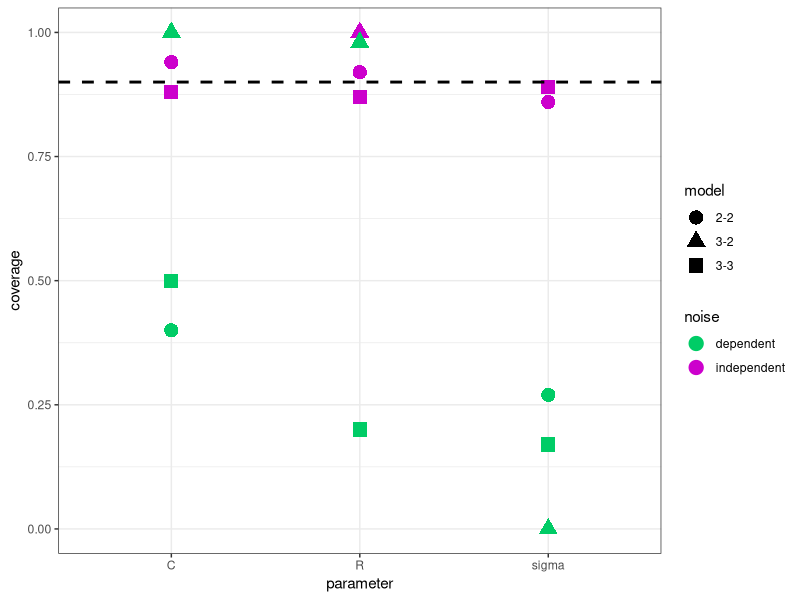
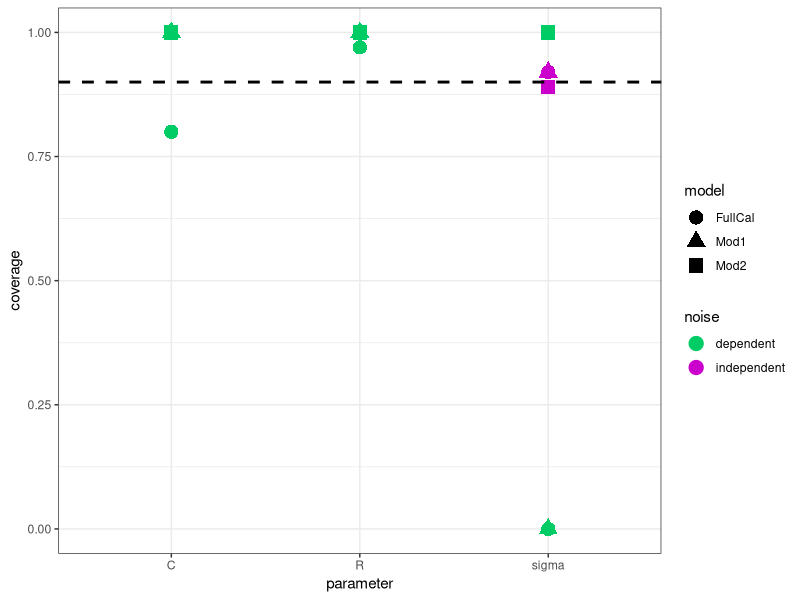
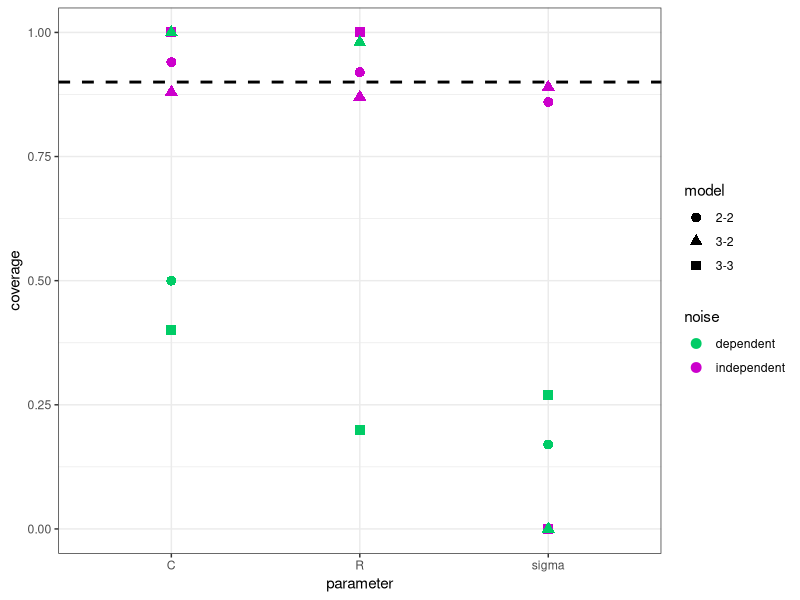

Source code (R) for these figures, in order:
library(ggpubr)
library(GGally)

#EXPERIMENT 1  ###################################################################
coverage_22 <- data.frame(coverage = c(0.94, 0.92, 0.86, 0.40,0.20,0.27), parameter = c(rep(c("C", "R", "sigma"),2)), 
                          noise = c(rep("independent", 3), rep("dependent",3)), model = rep("2-2",2))
coverage_33 <- data.frame(coverage = c(0.88, 0.87, 0.89, 0.50,0.20,0.17), parameter = c(rep(c("C", "R", "sigma"),2)), 
                          noise = c(rep("independent", 3), rep("dependent",3)), model = rep("3-3",2))
coverage_32 <- data.frame(coverage = c(1.0, 1.0, 0, 1.0,0.98,0), parameter = c(rep(c("C", "R", "sigma"),2)), 
                          noise = c(rep("independent", 3), rep("dependent",3)), model = rep("3-2",2))


coverage_df <- rbind(coverage_22,coverage_33, coverage_32)


ggplot(data = coverage_df, aes(x = parameter, y = coverage, color = noise))+
  geom_point(aes(shape = model),size = 4.5)+
  geom_hline(yintercept = 0.9, size = 1, linetype = "dashed")+
  scale_color_manual(values=c('#00CC66','#CC00CC'))+
  theme_bw()


# EXPERIMENT 2 ###################################################################
coverage_fc <- data.frame(coverage = c(1, 1, 0.92, 0.8,0.97,0), parameter = c(rep(c("C", "R", "sigma"),2)), 
                          noise = c(rep("independent", 3), rep("dependent",3)), model = rep("FullCal",2) )
coverage_m1 <- data.frame(coverage = c(1, 1, 0.92, 1,1,0), parameter = c(rep(c("C", "R", "sigma"),2)), 
                          noise = c(rep("independent", 3), rep("dependent",3)), model = rep("Mod1",2))
coverage_m2 <- data.frame(coverage = c(1.0, 1.0, 0.89, 1.0,1,1), parameter = c(rep(c("C", "R", "sigma"),2)), 
                          noise = c(rep("independent", 3), rep("dependent",3)), model = rep("Mod2",2))


coverage_df_2 <- rbind(coverage_fc,coverage_m1, coverage_m2)

ggplot(data = coverage_df_2, aes(x = parameter, y = coverage, color = noise))+
  geom_point(aes(shape = model),size = 4.5)+
  geom_hline(yintercept = 0.9, size = 1, linetype = "dashed")+
  scale_color_manual(values=c('#00CC66','#CC00CC'))+
  theme_bw()

# EXPERIMENT 3  ###################################################################
coverage_fc <- data.frame(coverage = c(0.94, 0.92, 0.86, 0.40,0.20,0.27), parameter = c(rep(c("C", "R", "sigma"),2)), 
                          noise = c(rep("independent", 3), rep("dependent",3)))
coverage_m1 <- data.frame(coverage = c(0.88, 0.87, 0.89, 0.50,0.20,0.17), parameter = c(rep(c("C", "R", "sigma"),2)), 
                          noise = c(rep("independent", 3), rep("dependent",3)))
coverage_m2 <- data.frame(coverage = c(1.0, 1.0, 0, 1.0,0.98,0), parameter = c(rep(c("C", "R", "sigma"),2)), 
                          noise = c(rep("independent", 3), rep("dependent",3)))


coverage_df <- rbind(coverage_22,coverage_33, coverage_32)
coverage_df$model <- c(rep("2-2",3), rep("3-3",3), rep("3-2",3))


ggplot(data = coverage_df, aes(x = parameter, y = coverage, color = noise))+
  geom_point(aes(shape = model),size = 3)+
  geom_hline(yintercept = 0.9, size = 1, linetype = "dashed")+
  scale_color_manual(values=c('#00CC66','#CC00CC'))+
  theme_bw()
  